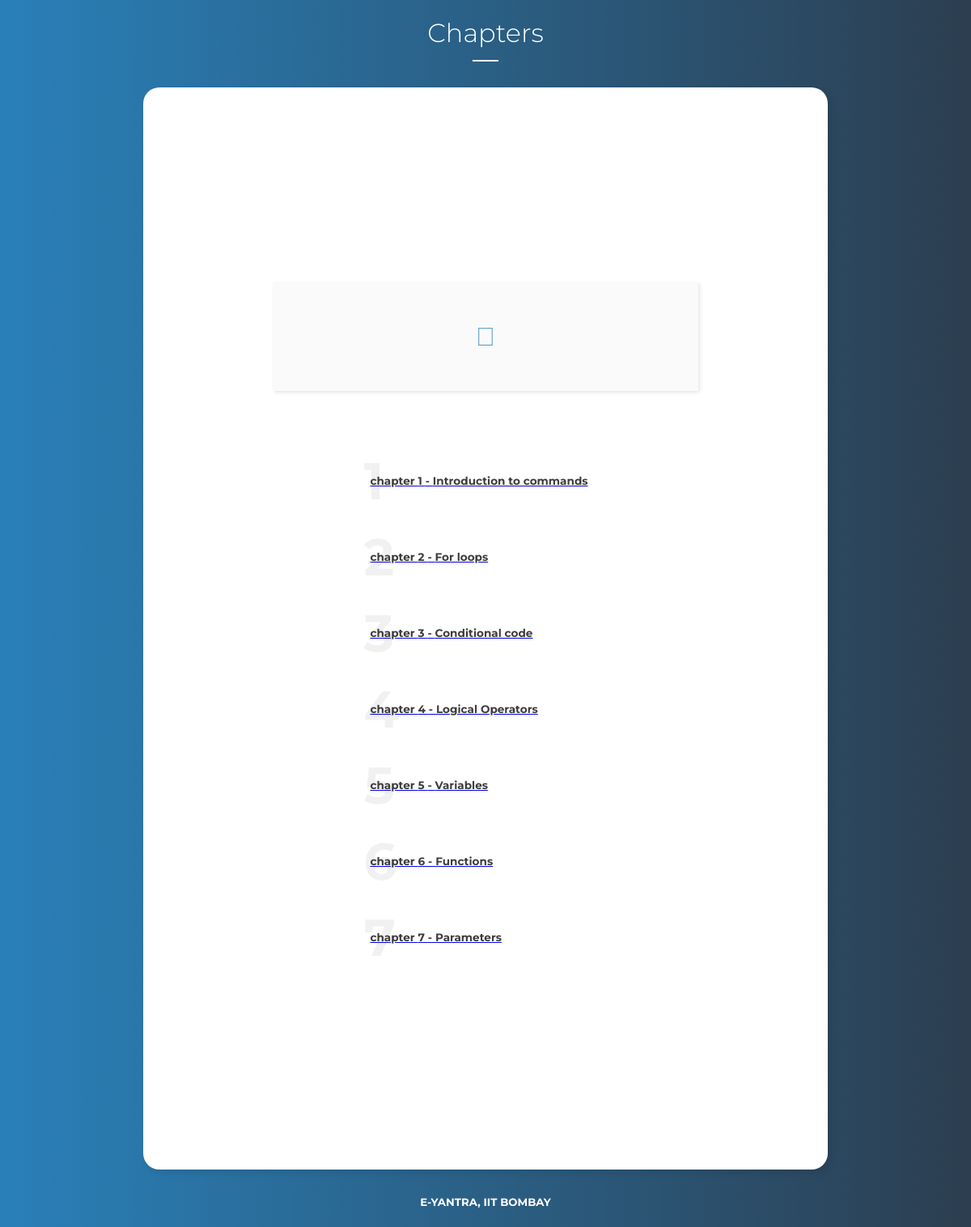
The page /chapters/chapters (signed in) on the database its author committed.
### users/models.py (models this page shows)
class chapter_info(models.Model):
    chapter_id = models.CharField(primary_key=True, max_length=5)
    chapter_no = models.IntegerField()
    chapter_name = models.CharField(max_length=50)
    chapter_intro = models.BooleanField(default=False)

### chapters/views.py (the view)
# urls.py: path('chapters', views.chapters_list, name="chapters_list"),
def chapters_list(request):
    if request.user.is_authenticated:
        chapters_list = chapter_info.objects.all()
        return render(request, 'chapters_homepage/index.html', {"chapters_list": chapters_list})
    else:
        return redirect('login')

### chapters/templates/chapters_homepage/index.html (shortened to what this page needs)
{% load static %}
<!DOCTYPE html>
<html lang="en">
<head>
  <link rel="stylesheet" href="https://pro.fontawesome.com/releases/v5.0.10/css/all.css"
>
  <link rel="stylesheet" href={% static 'chapters_homepage/style.css' %}>
</head>
<body>
  <div class="heading">
    <h1>Chapters</h1>
  </div>
  <div class="container">
    <div class="nav"><a href={% url 'home' %}><i class="fal fa-home"></i></a></div>
    <div class="list">
      {% for chapters in chapters_list %}
      {% if chapters.chapter_intro %}
      <div class="num">
        <a href="/chapters/chapter{{ chapters.chapter_id }}/">
          <h3>chapter {{ chapters.chapter_no }} - {{ chapters.chapter_name }}</h3>
        </a>
      </div>
      {% endif %}
      {% endfor %}
    </div>
  </div>
  <h5 class="message">e-Yantra, IIT Bombay</h5>
</body>
</html>

### chapters/static/chapters_homepage/style.css (style rules this page uses)
html { display: flex; align-items: center; justify-content: center; min-height: 100vh; }
html body { margin: 0; background: #2980b9; background: linear-gradient(to right, #2980b9, #2c3e50); font-family: 'Montserrat', sans-serif; }
.heading { color: #fff; text-align: center; }
.heading h1 { margin-bottom: 3rem; font-weight: 300; position: relative; }
.heading h1:after { content: ''; height: 2px; width: 2rem; position: absolute; left: 50%; bottom: -1rem; transform: translateX(-50%); background-color: #fff; }
.container { background-color: #fff; padding: 15rem !important; box-shadow: 4px 4px 8px rgba(0, 0, 0, 0.1); border-radius: 20px; }
.container .nav { background-color: #fafafa; display: flex; align-items: center; justify-content: center; padding: 3rem; margin: 0 -5rem 4rem; box-shadow: 2px 2px 4px rgba(0, 0, 0, 0.1); position: relative; }
.container .nav:before, .container .nav:after { content: ''; height: 0; width: 0; position: absolute; top: 0; border: 0.75rem solid transparent; border-bottom: 0.75rem solid #f2f0f0; transform-origin: center; box-shadow: 2px 2px 4px rgba(0, 0, 0, 0.1); z-index: -1; }
.container .nav:before { left: 0; transform: translateY(-0.45rem) rotate(135deg) translateX(-0.4rem); }
.container .nav:after { right: 0; transform: translateY(-0.45rem) rotate(-135deg) translateX(0.4rem); }
.container .nav a { display: inline-block; margin: 0 3rem; font-size: 2rem; color: #2980b9; opacity: 0.7; transition: 0.25s; }
.container .list .num { padding: 0.5rem 2rem; display: flex; align-items: center; justify-content: flex-start; transition: 0.25s; }
.container .list .num:nth-child(1):before { content: '1'; font-size: 4rem; font-weight: bold; color: #000; width: 2rem; opacity: 0.05; transition: 0.25s; }
.container .list .num:nth-child(2):before { content: '2'; font-size: 4rem; font-weight: bold; color: #000; width: 2rem; opacity: 0.05; transition: 0.25s; }
.container .list .num:nth-child(3):before { content: '3'; font-size: 4rem; font-weight: bold; color: #000; width: 2rem; opacity: 0.05; transition: 0.25s; }
.container .list .num:nth-child(4):before { content: '4'; font-size: 4rem; font-weight: bold; color: #000; width: 2rem; opacity: 0.05; transition: 0.25s; }
.container .list .num:nth-child(5):before { content: '5'; font-size: 4rem; font-weight: bold; color: #000; width: 2rem; opacity: 0.05; transition: 0.25s; }
.container .list .num:nth-child(6):before { content: '6'; font-size: 4rem; font-weight: bold; color: #000; width: 2rem; opacity: 0.05; transition: 0.25s; }
.container .list .num:nth-child(7):before { content: '7'; font-size: 4rem; font-weight: bold; color: #000; width: 2rem; opacity: 0.05; transition: 0.25s; }
.container .list .num h3 { position: relative; left: -1.5rem; color: #3d3d3d; font-size: 0.85rem; transition: 0.25s; }
.message { color: #fff; text-align: center; text-transform: uppercase; margin-top: 2rem; }

### rows shown on the page
chapter_info: chapter_no "1", chapter_name "Introduction to commands"
chapter_info: chapter_no "2", chapter_name "For loops"
chapter_info: chapter_no "3", chapter_name "Conditional code"
chapter_info: chapter_no "4", chapter_name "Logical Operators"
chapter_info: chapter_no "5", chapter_name "Variables"
chapter_info: chapter_no "6", chapter_name "Functions"
chapter_info: chapter_no "7", chapter_name "Parameters"
